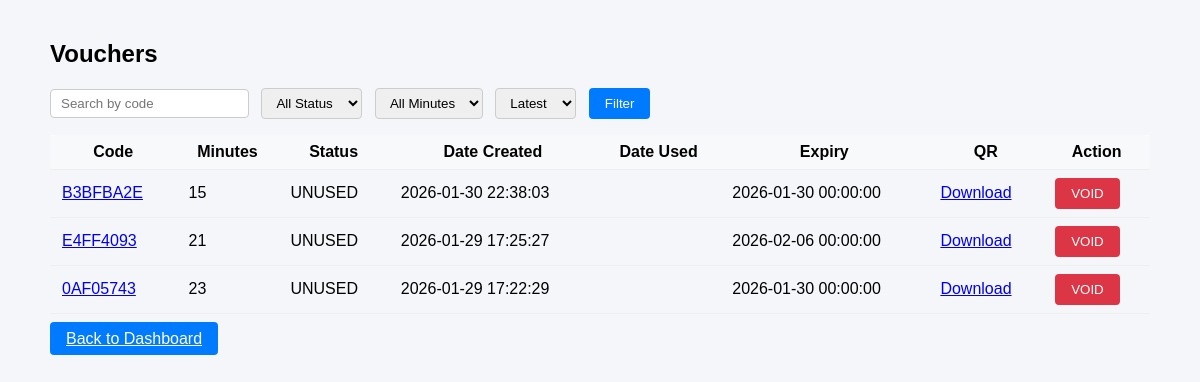
Screenshot of /pages/vouchers.php (signed in) with the database file from the repository.
### tables this page shows
CREATE TABLE `vouchers` (
  `id` int(11) NOT NULL,
  `code` varchar(64) NOT NULL,
  `minutes` int(11) NOT NULL,
  `status` enum('UNUSED','USED','VOID','EXPIRED') DEFAULT 'UNUSED',
  `date_created` datetime DEFAULT current_timestamp(),
  `date_used` datetime DEFAULT NULL,
  `expiry_date` datetime DEFAULT NULL,
  `qr_image` varchar(128) DEFAULT NULL
);

### pages/vouchers.php (the view, shortened to what this page needs)
<?php
require '../includes/db.php';
$search = $_GET['search'] ?? '';
$sort = $_GET['sort'] ?? 'latest';
$where = [];
$where_sql = $where ? 'WHERE ' . implode(' AND ', $where) : '';
$order_sql = $sort === 'oldest' ? 'ORDER BY date_created ASC' : 'ORDER BY date_created DESC';
$sql = "SELECT * FROM vouchers $where_sql $order_sql";
$result = $conn->query($sql);
?>
<!DOCTYPE html>
<html>
<head>
    <link rel="stylesheet" href="../assets/style.css">
</head>
<body>
    <div style="max-width:1100px;margin:40px auto;">
        <h2>Vouchers</h2>
        <form method="get" style="margin-bottom:16px;">
            <input type="text" name="search" placeholder="Search by code" value="<?= htmlspecialchars($search) ?>">
            <select name="status">
                <option value="">All Status</option>
            </select>
            <select name="minutes">
                <option value="">All Minutes</option>
            </select>
            <select name="sort">
                <option value="latest" <?= $sort==='latest'?'selected':'' ?>>Latest</option>
            </select>
            <button class="btn" type="submit">Filter</button>
        </form>
        <table class="table">
            <tr><th>Code</th><th>Minutes</th><th>Status</th><th>Date Created</th><th>Date Used</th><th>Expiry</th><th>QR</th><th>Action</th></tr>
            <?php while($row = $result->fetch_assoc()): ?>
            <tr>
                <td><a href="voucher_details.php?code=<?= urlencode($row['code']) ?>"><?= htmlspecialchars($row['code']) ?></a></td>
                <td><?= $row['minutes'] ?></td>
                <td><?= $row['status'] ?></td>
                <td><?= $row['date_created'] ?></td>
                <td><?= $row['date_used'] ?></td>
                <td><?= $row['expiry_date'] ?></td>
                <td><a href="../qrcodes/<?= $row['qr_image'] ?>" download>Download</a></td>
                <td>
                    <?php if ($row['status'] === 'UNUSED'): ?>
                        <form method="post" action="void_voucher.php" style="display:inline;">
                            <button class="btn void" type="submit">VOID</button>
                        </form>
                    <?php endif; ?>
                </td>
            </tr>
            <?php endwhile; ?>
        </table>
        <a class="btn" href="dashboard.php">Back to Dashboard</a>
    </div>
</body>
</html>

### assets/style.css (style rules this page uses)
body { font-family: Arial, sans-serif; background: #f4f6fa; margin: 0; }
.btn { background: #007bff; color: #fff; border: none; border-radius: 4px; padding: 8px 16px; cursor: pointer; }
.btn.void { background: #dc3545; }
.table { width: 100%; border-collapse: collapse; margin: 16px 0; }
.table th, .table td { padding: 8px 12px; border-bottom: 1px solid #eee; }
.table th { background: #f8f9fa; }
input, select { padding: 6px 10px; border-radius: 4px; border: 1px solid #ccc; margin-right: 8px; }

### rows the page displays
vouchers: code "B3BFBA2E", minutes "15", status "UNUSED", date_created "2026-01-30 22:38:03", expiry_date "2026-01-30 00:00:00"
vouchers: code "E4FF4093", minutes "21", status "UNUSED", date_created "2026-01-29 17:25:27", expiry_date "2026-02-06 00:00:00"
vouchers: code "0AF05743", minutes "23", status "UNUSED", date_created "2026-01-29 17:22:29", expiry_date "2026-01-30 00:00:00"
